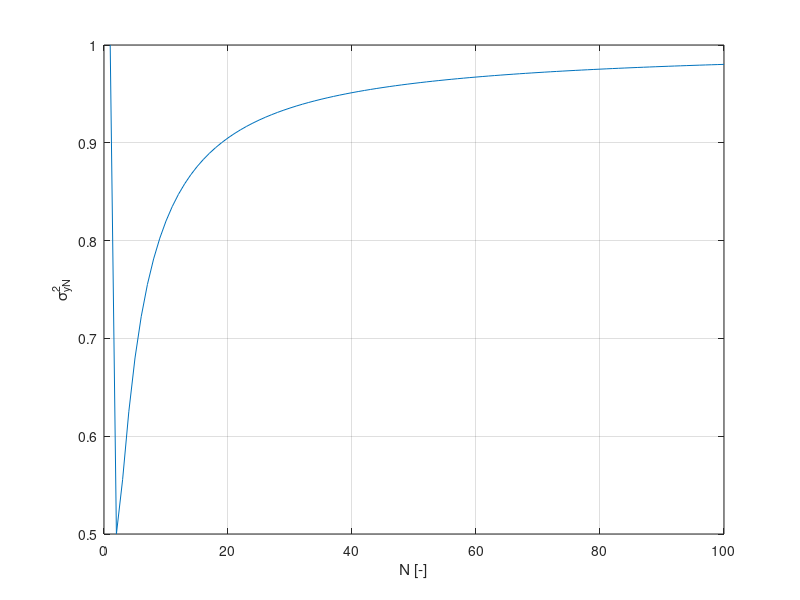
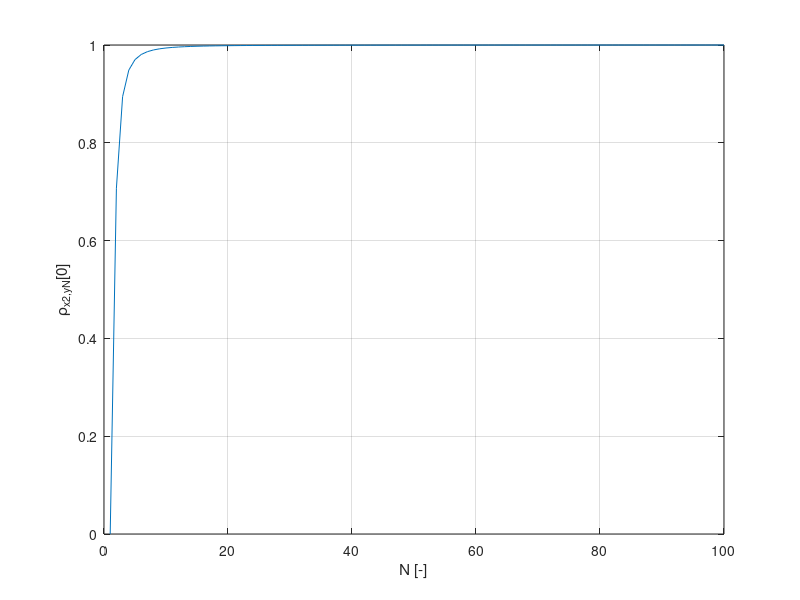
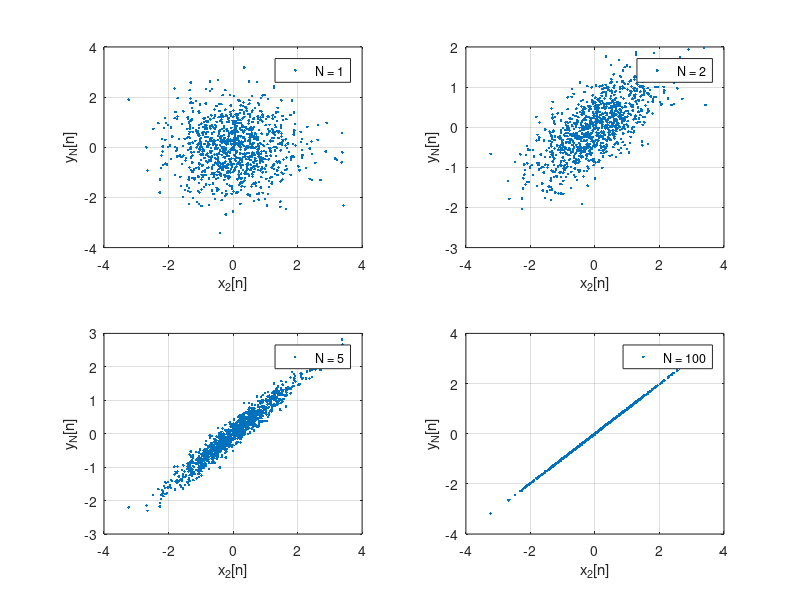

These figures' MATLAB source, in order: (Note: a time limit stopped this script after it produced the figures.)
clear all; close all;

%% Assignment 19: Mathematical expressions for variance and correlation coefficient
% a)
fig = figure;
N = 1:100;
sigmax2 = (2-2*N+N.^2)./N.^2;
plot(N,sigmax2);
xlabel('N [-]');
ylabel('\sigma_{yN}^2');
grid on;
saveas(fig,'Assignment19a.png');

% b)
rho = (N-1)./N./sqrt(sigmax2);
fig = figure;
plot(N,rho);
xlabel('N [-]');
ylabel('\rho_{x2,yN}[0]');
grid on
saveas(fig,'Assignment19b.png');

%% Assignment 20: Scatter plots and empirically evaluate correlation coefficient
% a)
x1n = normrnd(0,1,1000,1);
x2n = normrnd(0,1,1000,1);
fig  = figure;
N = [1,2,5,100];
for i=1:4
    yn = (x1n + (N(i)-1) .* x2n)./N(i);
    subplot(2,2,i);
    plot(x2n,yn,'.');
    xlabel('x_2[n]');
    ylabel('y_N[n]');
    grid on;
    legendInfo = ['N = ' num2str(N(i))];
    legend(legendInfo);
    
end
grid on;
xlabel('x_2[n]');
ylabel('y_N[n]');
saveas(fig,'Assignment20a.png');

% b)
fig = figure;
rhohat = [];
for N = 1:100
    yn = (x1n + (N-1) .* x2n)./N;
    rhohat = [rhohat (sum((x2n - mean(x2n)).*(yn-mean(yn))))./sqrt(sum((x2n-mean(x2n)).^2).*sum((yn-mean(yn)).^2))];
end;
plot(1:100,rhohat);
grid on;
xlabel('N');
N = 1:100;
hold on;
rho = (N-1)./N./sqrt(sigmax2);
plot(N,rho);

legend({'$\hat{\rho}_{x2,yN}[0]$','$\rho_{x2,yN}[0]$'},'Interpreter','latex');
saveas(fig,'Assignment20b.png');

% c) The different samples of the scatter plots are more on one line when
% the normalized cross correlation coefficient is higher.

%% Assignment 21: Correlation function and power spectral density (PSD) function
%zie schrift


%% Assignment 22: Scatter plots
n = 1:900;
xn = normrnd(0,1,1000,1);
yn = 1/3.*([xn; 0; 0] + [0;xn;0] + [0;0;xn]);
fig = figure;
for i = 1:4
    subplot(2,2,i);
    plot(yn(n),yn(n+i),'.');
    xlabel('y_N[n]');
    yl = ['y_N[n + ' num2str(i) ']'];
    ylabel(yl);
    grid on;
end
saveas(fig,'Assignment22.png');

%% Assignment 23: Empirical correlation and PSD function
L = 11;
M = length(yn);
ry = [];
for l = -(L-1):1:(L-1)
    rytemp = 0;
    for n = 1:(M-abs(l))
        rytemp = rytemp + 1./M.*yn(n).*yn(n+abs(l));
    end
    ry = [ry rytemp];
end
l = -(L-1):1:(L-1);
fig = figure;
stem(l,ry);
hold on;
rytheory = 1/9.*[zeros(1,8) 1 2 3 2 1 zeros(1,8)];
stem(l,rytheory);
legend({'$\hat{r}_y[l]$','$r_y[l]$'},'Interpreter','latex');
grid on;
xlabel('l');
ylabel('$\hat{r}_y[l]/r_y[l]');
saveas(fig,'Assignment23a.png');
% b) for l = 0, there is a maximum

% c)
Pxest = 0;
l = -(L-1):(L-1);
theta = 0:0.001:2*pi;
for i = 1:length(l)
    Pxest = Pxest + ry(i).*exp(-1j.*theta.*l(i));    
end
fig=figure;
plot(theta,abs(Pxest));
hold on;
plot(theta,1/9.*(3+4.*cos(theta)+2.*cos(2.*theta)));
legend('estimation', 'theory');
grid on;
xlabel('\theta');
ylabel('P_y(e^{j\theta})');
saveas(fig,'Assignment23c.png');

%% Assignment 24: Expression for cross-correlation
%a) zie schrift
%b) You can estimate the delay by measuring the signal and then calculating
%the estimation of the autocorrelation.

%% Assignment 25: Test cross-correlation function
clear all;
xn = normrnd(0,1,1000,1);
zn = normrnd(0,1,1000,1);
yn = xn + zn;
rxy = [];
for l = -10:10
    rxy = [rxy crosscor2(xn,yn,l)];
end
l = -10:10;
fig = figure;
stem(l,rxy);
grid on;
xlabel('l');
ylabel('r_{xy}[l]');
saveas(fig,'Assignment25a.png');

%% Assignment 26: Estimate delay for radar data
%a);
fig = figure;
load('radar.mat');
n = 1:length(trans);
subplot(2,1,1);
plot(n,trans);
xlabel('n');
ylabel('trans[n]');
grid on;
subplot(2,1,2);
plot(n,received);
xlabel('n');
ylabel('received[n]');
grid on;
saveas(fig,'Assignment26a.png');
%b)
rx = [];
for l = -100:100;
    rx =[rx crosscor2(trans,trans,l)];
end
rxy = [];
for l = -100:100
    rxy = [rxy crosscor2(trans,received,l)];
end
l = -100:100;
fig = figure;
subplot(2,1,1);
stem(l,rx);
xlabel('l');
ylabel('r_{trans}[l]');
grid on;
hold on;
subplot(2,1,2);
stem(l,rxy);
xlabel('l');
ylabel('r_{trans,received}[l]');
grid on;
saveas(fig,'Assignment26b.png');

function ry = crosscor(x,y,l)
    ry = 0;
    M = length(x);
    for n = 1:(M-abs(l))
        ry = ry + 1./M.*x(n).*y(n+abs(l));
    end
end

function ry = crosscor2(x,y,l)
    ry = 0;
    M = length(x);
    if l > 0
        for n = 1:(M-(l))
            ry = ry + 1./M.*x(n).*y(n+(l));
        end
    else
        for n = (abs(l)+1):(M)
            ry = ry + 1/M.*x(n).*y(n+l);
        end
    end
end



    
    
